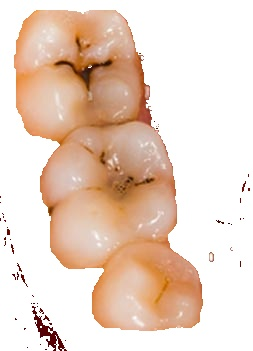
#> input picture CariesRobot/photo/final.jpg, 253 x 351 px
$ python GrabCut.py
#> lines starting #> are read from the running program, lines starting #| are printed output that depends on the picture
import numpy as np
import cv2
from matplotlib import pyplot as plt

img = cv2.imread('../photo/final.jpg')
#> img is the input picture: shape (351, 253, 3); mean B, G, R 197.4, 212.4, 234.9
mask = np.zeros(img.shape[:2],np.uint8)

bgdModel = np.zeros((1,65),np.float64)
fgdModel = np.zeros((1,65),np.float64)

rect = (1,2,500,500)
cv2.grabCut(img,mask,rect,bgdModel,fgdModel,5,cv2.GC_INIT_WITH_RECT)

mask2 = np.where((mask==2)|(mask==0),0,1).astype('uint8')
img2 = img*mask2[:,:,np.newaxis]
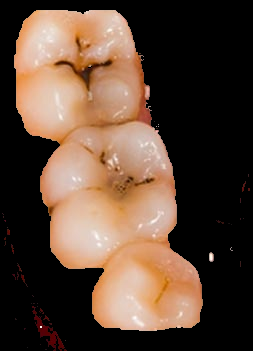
#> img2: shape (351, 253, 3); mean B, G, R 54.7, 69.5, 91.8

plt.imshow(img2),plt.colorbar(),plt.show()
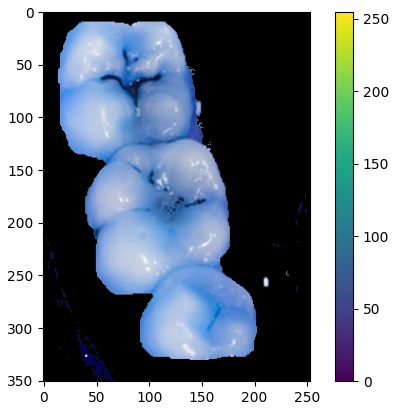
#> figure drawn by matplotlib, 2 panels; B, G, R data is drawn as R, G, B
